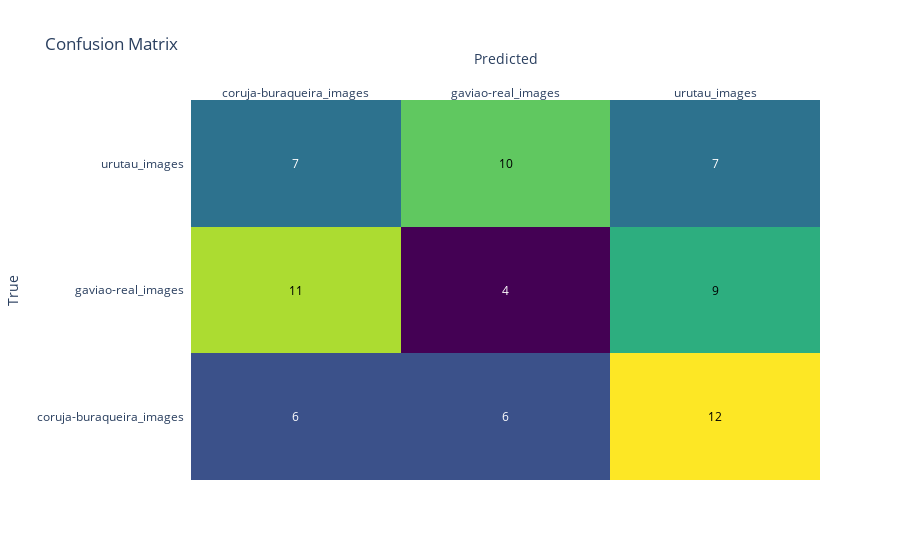
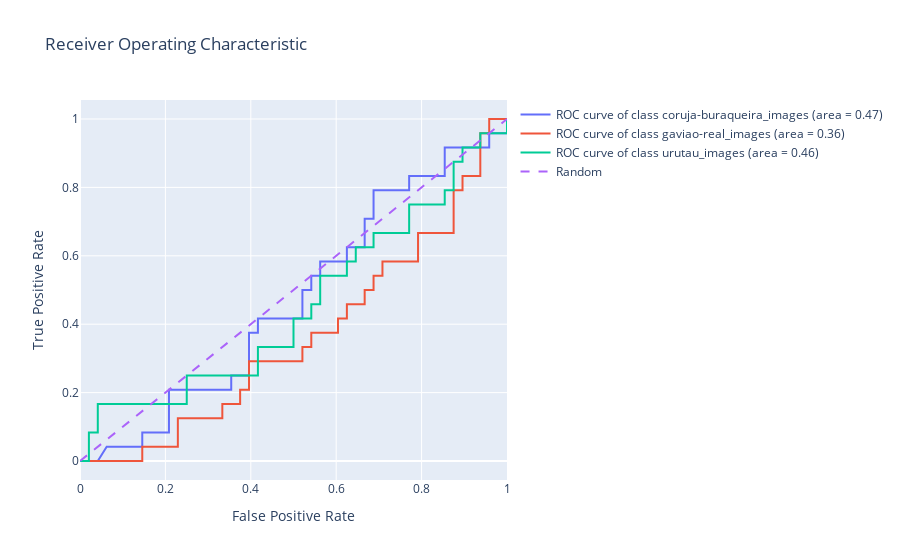

The notebook cell these images were saved under, in order:
### Code cell
import numpy as np
from scipy.special import softmax
from sklearn.preprocessing import OneHotEncoder

# Convert logits to probabilities

# Get true labels and predicted labels for the validation set
true_labels = validation_generator.classes
predictions = model.predict(validation_generator)
#predictions = softmax(predictions, axis=1)

# Assuming true_labels is a 1D array with class indices
encoder = OneHotEncoder(sparse_output=False)
true_labels_one_hot = encoder.fit_transform(true_labels.reshape(-1, 1))

predicted_labels = np.argmax(predictions, axis=1)

from sklearn.metrics import confusion_matrix, classification_report, roc_auc_score, roc_curve, auc
import matplotlib.pyplot as plt
import plotly.graph_objects as go
import plotly.figure_factory as ff
import seaborn as sns

# Confusion matrix
conf_matrix = confusion_matrix(true_labels, predicted_labels)

# Classification report
class_report = classification_report(true_labels, predicted_labels, target_names=validation_generator.class_indices.keys())

# AUC/ROC
roc_auc = roc_auc_score(true_labels_one_hot, predictions, multi_class='ovr')
fpr = {}
tpr = {}
roc_auc_dict = {}
for i, label in enumerate(validation_generator.class_indices.keys()):
    fpr[label], tpr[label], _ = roc_curve(true_labels, predictions[:, i], pos_label=i)
    roc_auc_dict[label] = auc(fpr[label], tpr[label])

z = conf_matrix
x = list(validation_generator.class_indices.keys())
y = list(validation_generator.class_indices.keys())

fig = ff.create_annotated_heatmap(z, x=x, y=y, colorscale='Viridis')
fig.update_layout(title_text='Confusion Matrix', xaxis=dict(title='Predicted'), yaxis=dict(title='True'))
fig.show()


fig = go.Figure()

for label in validation_generator.class_indices.keys():
    fig.add_trace(go.Scatter(x=fpr[label], y=tpr[label], mode='lines', name=f'ROC curve of class {label} (area = {roc_auc_dict[label]:.2f})'))

fig.add_trace(go.Scatter(x=[0, 1], y=[0, 1], mode='lines', line=dict(dash='dash'), name='Random'))
fig.update_layout(title='Receiver Operating Characteristic', xaxis=dict(title='False Positive Rate'), yaxis=dict(title='True Positive Rate'))
fig.show()

print("Classification Report:")
print(class_report)

### Figure 1 — Plotly figure (JSON) as saved in the notebook; plotly's stock layout.template omitted (floating-point values rounded to 4 significant figures)
{"data": [{"colorscale": [[0, "#440154"], [0.1111, "#482878"], [0.2222, "#3e4989"], [0.3333, "#31688e"], [0.4444, "#26828e"], [0.5556, "#1f9e89"], [0.6667, "#35b779"], [0.7778, "#6ece58"], [0.8889, "#b5de2b"], [1, "#fde725"]], "reversescale": false, "showscale": false, "type": "heatmap", "x": ["coruja-buraqueira_images", "gaviao-real_images", "urutau_images"], "y": ["coruja-buraqueira_images", "gaviao-real_images", "urutau_images"], "z": [[6, 6, 12], [11, 4, 9], [7, 10, 7]]}], "layout": {"annotations": [{"font": {"color": "#FFFFFF"}, "showarrow": false, "text": "6", "x": "coruja-buraqueira_images", "xref": "x", "y": "coruja-buraqueira_images", "yref": "y"}, {"font": {"color": "#FFFFFF"}, "showarrow": false, "text": "6", "x": "gaviao-real_images", "xref": "x", "y": "coruja-buraqueira_images", "yref": "y"}, {"font": {"color": "#000000"}, "showarrow": false, "text": "12", "x": "urutau_images", "xref": "x", "y": "coruja-buraqueira_images", "yref": "y"}, {"font": {"color": "#000000"}, "showarrow": false, "text": "11", "x": "coruja-buraqueira_images", "xref": "x", "y": "gaviao-real_images", "yref": "y"}, {"font": {"color": "#FFFFFF"}, "showarrow": false, "text": "4", "x": "gaviao-real_images", "xref": "x", "y": "gaviao-real_images", "yref": "y"}, {"font": {"color": "#000000"}, "showarrow": false, "text": "9", "x": "urutau_images", "xref": "x", "y": "gaviao-real_images", "yref": "y"}, {"font": {"color": "#FFFFFF"}, "showarrow": false, "text": "7", "x": "coruja-buraqueira_images", "xref": "x", "y": "urutau_images", "yref": "y"}, {"font": {"color": "#000000"}, "showarrow": false, "text": "10", "x": "gaviao-real_images", "xref": "x", "y": "urutau_images", "yref": "y"}, {"font": {"color": "#FFFFFF"}, "showarrow": false, "text": "7", "x": "urutau_images", "xref": "x", "y": "urutau_images", "yref": "y"}], "title": {"text": "Confusion Matrix"}, "xaxis": {"dtick": 1, "gridcolor": "rgb(0, 0, 0)", "side": "top", "ticks": "", "title": {"text": "Predicted"}}, "yaxis": {"dtick": 1, "ticks": "", "ticksuffix": "  ", "title": {"text": "True"}}}}

### Figure 2 — Plotly figure (JSON) as saved in the notebook; plotly's stock layout.template omitted (floating-point values rounded to 4 significant figures)
{"data": [{"mode": "lines", "name": "ROC curve of class coruja-buraqueira_images (area = 0.47)", "type": "scatter", "x": [0, 0.02083, 0.04167, 0.0625, 0.1458, 0.1458, 0.2083, 0.2083, 0.3542, 0.3542, 0.3958, 0.3958, 0.4167, 0.4167, 0.5208, 0.5208, 0.5417, 0.5417, 0.5625, 0.5625, 0.625, 0.625, 0.6667, 0.6667, 0.6875, 0.6875, 0.7708, 0.7708, 0.8542, 0.8542, 0.9583, 0.9583, 1, 1], "y": [0, 0, 0, 0.04167, 0.04167, 0.08333, 0.08333, 0.2083, 0.2083, 0.25, 0.25, 0.375, 0.375, 0.4167, 0.4167, 0.5, 0.5, 0.5417, 0.5417, 0.5833, 0.5833, 0.625, 0.625, 0.7083, 0.7083, 0.7917, 0.7917, 0.8333, 0.8333, 0.9167, 0.9167, 0.9583, 0.9583, 1]}, {"mode": "lines", "name": "ROC curve of class gaviao-real_images (area = 0.36)", "type": "scatter", "x": [0, 0.02083, 0.1458, 0.1458, 0.2292, 0.2292, 0.3333, 0.3333, 0.375, 0.375, 0.3958, 0.3958, 0.5208, 0.5208, 0.5417, 0.5417, 0.6042, 0.6042, 0.625, 0.625, 0.6667, 0.6667, 0.6875, 0.6875, 0.7083, 0.7083, 0.7917, 0.7917, 0.875, 0.875, 0.8958, 0.8958, 0.9375, 0.9375, 0.9583, 0.9583, 1], "y": [0, 0, 0, 0.04167, 0.04167, 0.125, 0.125, 0.1667, 0.1667, 0.2083, 0.2083, 0.2917, 0.2917, 0.3333, 0.3333, 0.375, 0.375, 0.4167, 0.4167, 0.4583, 0.4583, 0.5, 0.5, 0.5417, 0.5417, 0.5833, 0.5833, 0.6667, 0.6667, 0.7917, 0.7917, 0.8333, 0.8333, 0.9583, 0.9583, 1, 1]}, {"mode": "lines", "name": "ROC curve of class urutau_images (area = 0.46)", "type": "scatter", "x": [0, 0.02083, 0.02083, 0.04167, 0.04167, 0.25, 0.25, 0.4167, 0.4167, 0.5, 0.5, 0.5417, 0.5417, 0.5625, 0.5625, 0.625, 0.625, 0.6458, 0.6458, 0.6875, 0.6875, 0.7708, 0.7708, 0.8542, 0.8542, 0.875, 0.875, 0.8958, 0.8958, 0.9375, 0.9375, 1, 1], "y": [0, 0, 0.08333, 0.08333, 0.1667, 0.1667, 0.25, 0.25, 0.3333, 0.3333, 0.4167, 0.4167, 0.4583, 0.4583, 0.5417, 0.5417, 0.5833, 0.5833, 0.625, 0.625, 0.6667, 0.6667, 0.75, 0.75, 0.7917, 0.7917, 0.875, 0.875, 0.9167, 0.9167, 0.9583, 0.9583, 1]}, {"line": {"dash": "dash"}, "mode": "lines", "name": "Random", "type": "scatter", "x": [0, 1], "y": [0, 1]}], "layout": {"title": {"text": "Receiver Operating Characteristic"}, "xaxis": {"title": {"text": "False Positive Rate"}}, "yaxis": {"title": {"text": "True Positive Rate"}}}}
